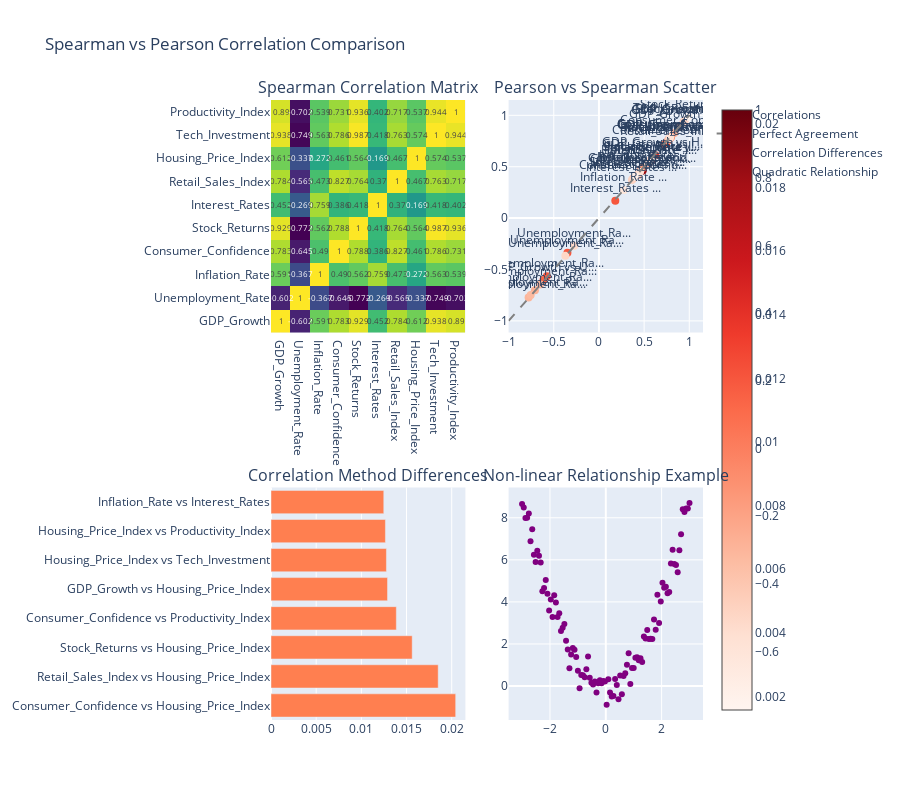

The notebook cell saved with this chart:
### Code cell
# 2. SPEARMAN RANK CORRELATION
print("\n 2. SPEARMAN RANK CORRELATION ANALYSIS")
print("=" * 50)

# Calculate Spearman correlation
spearman_corr = df.corr(method='spearman')

# Compare Pearson vs Spearman
comparison_data = []
for i in range(len(df.columns)):
    for j in range(i+1, len(df.columns)):
        var1, var2 = df.columns[i], df.columns[j]
        pearson_val = pearson_corr.iloc[i, j]
        spearman_val = spearman_corr.iloc[i, j]

        comparison_data.append({
            'Variable_Pair': f"{var1} vs {var2}",
            'Pearson': pearson_val,
            'Spearman': spearman_val,
            'Difference': abs(pearson_val - spearman_val)
        })

comparison_df = pd.DataFrame(comparison_data)
comparison_df = comparison_df.sort_values('Difference', ascending=False)

# Visualize Pearson vs Spearman comparison
fig = make_subplots(
 rows=2, cols=2,
 subplot_titles=("Spearman Correlation Matrix", "Pearson vs Spearman Scatter",
 "Correlation Method Differences", "Non-linear Relationship Example"),
 specs=[[{"type": "heatmap"}, {"type": "scatter"}],
 [{"type": "bar"}, {"type": "scatter"}]]
)

# Spearman heatmap
fig.add_trace(
 go.Heatmap(
 z=spearman_corr.values,
 x=spearman_corr.columns,
 y=spearman_corr.columns,
 colorscale='Viridis',
 text=spearman_corr.round(3).values,
 texttemplate="%{text}",
 textfont={"size": 8}
 ),
 row=1, col=1
)

# Pearson vs Spearman scatter
fig.add_trace(
 go.Scatter(
 x=comparison_df['Pearson'],
 y=comparison_df['Spearman'],
 mode='markers+text',
 text=comparison_df['Variable_Pair'].str[:15] + '...',
 textposition="top center",
 marker=dict(size=8, color=comparison_df['Difference'],
 colorscale='Reds', showscale=True),
 name="Correlations"
 ),
 row=1, col=2
)

# Add diagonal line
fig.add_trace(
 go.Scatter(
 x=[-1, 1], y=[-1, 1],
 mode='lines',
 line=dict(dash='dash', color='gray'),
 name="Perfect Agreement"
 ),
 row=1, col=2
)

# Differences bar chart
top_diffs = comparison_df.head(8)
fig.add_trace(
 go.Bar(
 x=top_diffs['Difference'],
 y=top_diffs['Variable_Pair'],
 orientation='h',
 marker_color='coral',
 name="Correlation Differences"
 ),
 row=2, col=1
)

# Example of non-linear relationship
# Create quadratic relationship for demonstration
x_nonlinear = np.linspace(-3, 3, 100)
y_nonlinear = x_nonlinear**2 + np.random.normal(0, 0.5, 100)

fig.add_trace(
 go.Scatter(
 x=x_nonlinear,
 y=y_nonlinear,
 mode='markers',
 marker=dict(color='purple', size=6),
 name="Quadratic Relationship"
 ),
 row=2, col=2
)

fig.update_layout(
 title="Spearman vs Pearson Correlation Comparison",
 height=800,
 showlegend=True
)

fig.show()

print("Top differences between Pearson and Spearman correlations:")
print(comparison_df.head(5))

# Statistical significance testing
print(f"\n Statistical Significance Testing:")
sample_vars = ['GDP_Growth', 'Unemployment_Rate', 'Consumer_Confidence']
for i in range(len(sample_vars)):
    for j in range(i+1, len(sample_vars)):
        var1, var2 = sample_vars[i], sample_vars[j]

        # Pearson correlation with p-value
        pearson_r, pearson_p = pearsonr(df[var1], df[var2])

        # Spearman correlation with p-value
        spearman_r, spearman_p = spearmanr(df[var1], df[var2])

        print(f"{var1} vs {var2}:")
        print(f"  Pearson: r={pearson_r:.3f}, p={pearson_p:.4f}")
        print(f"  Spearman: ρ={spearman_r:.3f}, p={spearman_p:.4f}")

### Figure 1 — Plotly figure (JSON) as saved in the notebook; plotly's stock layout.template omitted (floating-point values rounded to 4 significant figures)
{"data": [{"colorscale": [[0, "#440154"], [0.1111, "#482878"], [0.2222, "#3e4989"], [0.3333, "#31688e"], [0.4444, "#26828e"], [0.5556, "#1f9e89"], [0.6667, "#35b779"], [0.7778, "#6ece58"], [0.8889, "#b5de2b"], [1, "#fde725"]], "text": [[1.0, -0.602, 0.591, 0.783, 0.929, 0.452, 0.784, 0.612, 0.938, 0.89], [-0.602, 1.0, -0.367, -0.645, -0.772, -0.269, -0.565, -0.337, -0.749, -0.702], [0.591, -0.367, 1.0, 0.49, 0.562, 0.759, 0.473, 0.272, 0.563, 0.539], [0.783, -0.645, 0.49, 1.0, 0.788, 0.386, 0.827, 0.461, 0.786, 0.731], [0.929, -0.772, 0.562, 0.788, 1.0, 0.418, 0.764, 0.564, 0.987, 0.936], [0.452, -0.269, 0.759, 0.386, 0.418, 1.0, 0.37, 0.169, 0.418, 0.402], [0.784, -0.565, 0.473, 0.827, 0.764, 0.37, 1.0, 0.467, 0.763, 0.717], [0.612, -0.337, 0.272, 0.461, 0.564, 0.169, 0.467, 1.0, 0.574, 0.537], [0.938, -0.749, 0.563, 0.786, 0.987, 0.418, 0.763, 0.574, 1.0, 0.944], [0.89, -0.702, 0.539, 0.731, 0.936, 0.402, 0.717, 0.537, 0.944, 1.0]], "textfont": {"size": 8}, "texttemplate": "%{text}", "type": "heatmap", "x": ["GDP_Growth", "Unemployment_Rate", "Inflation_Rate", "Consumer_Confidence", "Stock_Returns", "Interest_Rates", "Retail_Sales_Index", "Housing_Price_Index", "Tech_Investment", "Productivity_Index"], "xaxis": "x", "y": ["GDP_Growth", "Unemployment_Rate", "Inflation_Rate", "Consumer_Confidence", "Stock_Returns", "Interest_Rates", "Retail_Sales_Index", "Housing_Price_Index", "Tech_Investment", "Productivity_Index"], "yaxis": "y", "z": [[1.0, -0.6025, 0.5911, 0.7827, 0.9295, 0.4516, 0.784, 0.6117, 0.9378, 0.8897], [-0.6025, 1.0, -0.3668, -0.6451, -0.7721, -0.2691, -0.5649, -0.3366, -0.7487, -0.7016], [0.5911, -0.3668, 1.0, 0.4896, 0.5617, 0.7591, 0.4727, 0.2724, 0.5628, 0.5387], [0.7827, -0.6451, 0.4896, 1.0, 0.7884, 0.3858, 0.8274, 0.461, 0.7859, 0.731], [0.9295, -0.7721, 0.5617, 0.7884, 1.0, 0.4178, 0.7644, 0.5638, 0.9874, 0.9357], [0.4516, -0.2691, 0.7591, 0.3858, 0.4178, 1.0, 0.37, 0.1692, 0.4175, 0.4023], [0.784, -0.5649, 0.4727, 0.8274, 0.7644, 0.37, 1.0, 0.4668, 0.7632, 0.7168], [0.6117, -0.3366, 0.2724, 0.461, 0.5638, 0.1692, 0.4668, 1.0, 0.5742, 0.5368], [0.9378, -0.7487, 0.5628, 0.7859, 0.9874, 0.4175, 0.7632, 0.5742, 1.0, 0.9444], [0.8897, -0.7016, 0.5387, 0.731, 0.9357, 0.4023, 0.7168, 0.5368, 0.9444, 1.0]]}, {"marker": {"color": [0.02044, 0.0185, 0.01563, 0.01387, 0.0129, 0.01278, 0.01266, 0.01248, 0.012, 0.01195, 0.01185, 0.01122, 0.01113, 0.01058, 0.0097, 0.009214, 0.008828, 0.008165, 0.00815, 0.007742, 0.007647, 0.007218, 0.006887, 0.006859, 0.006571, 0.006399, 0.006354, 0.006329, 0.006008, 0.005729, 0.005573, 0.005401, 0.004868, 0.004795, 0.004617, 0.004513, 0.004372, 0.004164, 0.003995, 0.003669, 0.003591, 0.003286, 0.003197, 0.002227, 0.001573], "colorscale": [[0, "rgb(255,245,240)"], [0.125, "rgb(254,224,210)"], [0.25, "rgb(252,187,161)"], [0.375, "rgb(252,146,114)"], [0.5, "rgb(251,106,74)"], [0.625, "rgb(239,59,44)"], [0.75, "rgb(203,24,29)"], [0.875, "rgb(165,15,21)"], [1, "rgb(103,0,13)"]], "showscale": true, "size": 8}, "mode": "markers+text", "name": "Correlations", "text": ["Consumer_Confid...", "Retail_Sales_In...", "Stock_Returns v...", "Consumer_Confid...", "GDP_Growth vs H...", "Housing_Price_I...", "Housing_Price_I...", "Inflation_Rate ...", "Interest_Rates ...", "Unemployment_Ra...", "Unemployment_Ra...", "GDP_Growth vs U...", "Interest_Rates ...", "Retail_Sales_In...", "Inflation_Rate ...", "Consumer_Confid...", "Consumer_Confid...", "Inflation_Rate ...", "GDP_Growth vs P...", "GDP_Growth vs C...", "Retail_Sales_In...", "GDP_Growth vs S...", "Unemployment_Ra...", "Consumer_Confid...", "Unemployment_Ra...", "Consumer_Confid...", "Unemployment_Ra...", "Unemployment_Ra...", "Inflation_Rate ...", "Stock_Returns v...", "Stock_Returns v...", "GDP_Growth vs T...", "Stock_Returns v...", "Interest_Rates ...", "Tech_Investment...", "Unemployment_Ra...", "Unemployment_Ra...", "Inflation_Rate ...", "Inflation_Rate ...", "GDP_Growth vs I...", "GDP_Growth vs R...", "GDP_Growth vs I...", "Inflation_Rate ...", "Interest_Rates ...", "Stock_Returns v..."], "textposition": "top center", "type": "scatter", "x": [0.4814, 0.4853, 0.5794, 0.7449, 0.6246, 0.5869, 0.5495, 0.7716, 0.1812, -0.3485, -0.5767, -0.6137, 0.4286, 0.7273, 0.463, 0.7951, 0.7972, 0.4815, 0.8978, 0.7904, 0.7709, 0.9367, -0.7085, 0.8342, -0.7787, 0.3794, -0.755, -0.6515, 0.5688, 0.4235, 0.77, 0.9432, 0.9406, 0.3652, 0.949, -0.3714, -0.2734, 0.5659, 0.5427, 0.4553, 0.7876, 0.5944, 0.2756, 0.4045, 0.989], "xaxis": "x2", "y": [0.461, 0.4668, 0.5638, 0.731, 0.6117, 0.5742, 0.5368, 0.7591, 0.1692, -0.3366, -0.5649, -0.6025, 0.4175, 0.7168, 0.4727, 0.7859, 0.7884, 0.4896, 0.8897, 0.7827, 0.7632, 0.9295, -0.7016, 0.8274, -0.7721, 0.3858, -0.7487, -0.6451, 0.5628, 0.4178, 0.7644, 0.9378, 0.9357, 0.37, 0.9444, -0.3668, -0.2691, 0.5617, 0.5387, 0.4516, 0.784, 0.5911, 0.2724, 0.4023, 0.9874], "yaxis": "y2"}, {"line": {"color": "gray", "dash": "dash"}, "mode": "lines", "name": "Perfect Agreement", "type": "scatter", "x": [-1, 1], "xaxis": "x2", "y": [-1, 1], "yaxis": "y2"}, {"marker": {"color": "coral"}, "name": "Correlation Differences", "orientation": "h", "type": "bar", "x": [0.02044, 0.0185, 0.01563, 0.01387, 0.0129, 0.01278, 0.01266, 0.01248], "xaxis": "x3", "y": ["Consumer_Confidence vs Housing_Price_Index", "Retail_Sales_Index vs Housing_Price_Index", "Stock_Returns vs Housing_Price_Index", "Consumer_Confidence vs Productivity_Index", "GDP_Growth vs Housing_Price_Index", "Housing_Price_Index vs Tech_Investment", "Housing_Price_Index vs Productivity_Index", "Inflation_Rate vs Interest_Rates"], "yaxis": "y3"}, {"marker": {"color": "purple", "size": 6}, "mode": "markers", "name": "Quadratic Relationship", "type": "scatter", "x": [-3.0, -2.939, -2.879, -2.818, -2.758, -2.697, -2.636, -2.576, -2.515, -2.455, -2.394, -2.333, -2.273, -2.212, -2.152, -2.091, -2.03, -1.97, -1.909, -1.848, -1.788, -1.727, -1.667, -1.606, -1.545, -1.485, -1.424, -1.364, -1.303, -1.242, -1.182, -1.121, -1.061, -1.0, -0.9394, -0.8788, -0.8182, -0.7576, -0.697, -0.6364, -0.5758, -0.5152, -0.4545, -0.3939, -0.3333, -0.2727, -0.2121, -0.1515, -0.09091, -0.0303, 0.0303, 0.09091, 0.1515, 0.2121, 0.2727, 0.3333, 0.3939, 0.4545, 0.5152, 0.5758, 0.6364, 0.697, 0.7576, 0.8182, 0.8788, 0.9394, 1.0, 1.061, 1.121, 1.182, 1.242, 1.303, 1.364, 1.424, 1.485, 1.545, 1.606, 1.667, 1.727, 1.788, 1.848, 1.909, 1.97, 2.03, 2.091, 2.152, 2.212, 2.273, 2.333, 2.394, 2.455, 2.515, 2.576, 2.636, 2.697, 2.758, 2.818, 2.879, 2.939, 3.0], "xaxis": "x4", "y": [8.661, 8.487, 7.989, 7.997, 8.203, 6.888, 7.451, 6.244, 5.902, 6.434, 6.192, 5.87, 4.507, 4.661, 5.041, 4.393, 3.585, 4.109, 3.287, 4.314, 3.969, 3.286, 3.458, 2.612, 2.771, 2.944, 2.151, 1.732, 0.8456, 1.502, 1.808, 1.73, 1.377, 0.7294, -0.1059, 0.5247, 0.5172, 0.4175, 0.795, 1.398, 0.3933, 0.157, 0.077, 0.2174, -0.303, 0.1345, 0.2704, 0.1278, 0.237, 0.2178, -0.885, 0.3267, -0.3126, -0.5029, -0.4778, 0.3279, 0.0439, -0.6344, 0.5044, -0.3883, 0.4749, 0.605, 1.017, 1.56, 0.08993, 0.8562, 0.8618, 1.342, 1.365, 1.22, 1.323, 1.14, 2.353, 2.258, 2.664, 2.233, 2.251, 2.239, 3.163, 2.677, 4.341, 2.991, 4.017, 4.906, 4.671, 4.717, 4.409, 4.474, 5.829, 6.484, 5.805, 5.756, 5.405, 6.46, 7.217, 8.404, 8.279, 8.44, 8.44, 8.708], "yaxis": "y4"}], "layout": {"annotations": [{"font": {"size": 16}, "showarrow": false, "text": "Spearman Correlation Matrix", "x": 0.225, "xanchor": "center", "xref": "paper", "y": 1, "yanchor": "bottom", "yref": "paper"}, {"font": {"size": 16}, "showarrow": false, "text": "Pearson vs Spearman Scatter", "x": 0.775, "xanchor": "center", "xref": "paper", "y": 1, "yanchor": "bottom", "yref": "paper"}, {"font": {"size": 16}, "showarrow": false, "text": "Correlation Method Differences", "x": 0.225, "xanchor": "center", "xref": "paper", "y": 0.375, "yanchor": "bottom", "yref": "paper"}, {"font": {"size": 16}, "showarrow": false, "text": "Non-linear Relationship Example", "x": 0.775, "xanchor": "center", "xref": "paper", "y": 0.375, "yanchor": "bottom", "yref": "paper"}], "height": 800, "showlegend": true, "title": {"text": "Spearman vs Pearson Correlation Comparison"}, "xaxis": {"anchor": "y", "domain": [0, 0.45]}, "xaxis2": {"anchor": "y2", "domain": [0.55, 1]}, "xaxis3": {"anchor": "y3", "domain": [0, 0.45]}, "xaxis4": {"anchor": "y4", "domain": [0.55, 1]}, "yaxis": {"anchor": "x", "domain": [0.625, 1]}, "yaxis2": {"anchor": "x2", "domain": [0.625, 1]}, "yaxis3": {"anchor": "x3", "domain": [0, 0.375]}, "yaxis4": {"anchor": "x4", "domain": [0, 0.375]}}}
